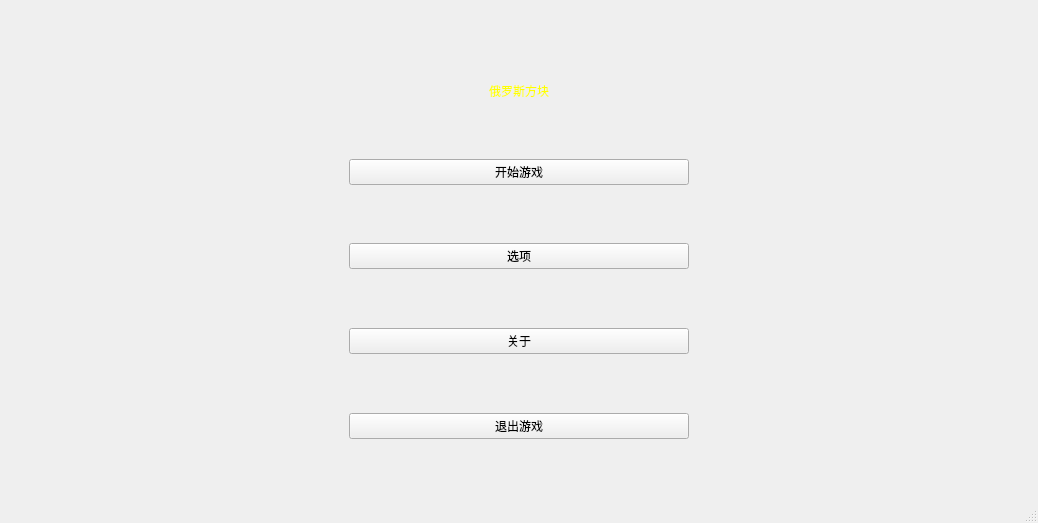
<?xml version="1.0" encoding="UTF-8"?>
<ui version="4.0">
 <class>MainWindow</class>
 <widget class="QMainWindow" name="MainWindow">
  <property name="geometry">
   <rect>
    <x>0</x>
    <y>0</y>
    <width>1038</width>
    <height>523</height>
   </rect>
  </property>
  <property name="windowTitle">
   <string>俄罗斯方块</string>
  </property>
  <property name="windowIcon">
   <iconset>
    <normaloff>:/PNG/buttonSquare_beige.png</normaloff>:/PNG/buttonSquare_beige.png</iconset>
  </property>
  <property name="styleSheet">
   <string notr="true">background-image: url(:/rescoures/buttonSquare_grey_pressed.png);</string>
  </property>
  <widget class="QWidget" name="centralwidget">
   <layout class="QHBoxLayout" name="horizontalLayout">
    <item>
     <spacer name="horizontalSpacer">
      <property name="orientation">
       <enum>Qt::Horizontal</enum>
      </property>
      <property name="sizeHint" stdset="0">
       <size>
        <width>40</width>
        <height>20</height>
       </size>
      </property>
     </spacer>
    </item>
    <item>
     <layout class="QVBoxLayout" name="verticalLayout">
      <property name="sizeConstraint">
       <enum>QLayout::SetMinAndMaxSize</enum>
      </property>
      <item>
       <spacer name="horizontalSpacer_3">
        <property name="orientation">
         <enum>Qt::Horizontal</enum>
        </property>
        <property name="sizeHint" stdset="0">
         <size>
          <width>40</width>
          <height>20</height>
         </size>
        </property>
       </spacer>
      </item>
      <item>
       <spacer name="verticalSpacer_2">
        <property name="orientation">
         <enum>Qt::Vertical</enum>
        </property>
        <property name="sizeHint" stdset="0">
         <size>
          <width>20</width>
          <height>40</height>
         </size>
        </property>
       </spacer>
      </item>
      <item>
       <widget class="QLabel" name="label">
        <property name="styleSheet">
         <string notr="true">background-image: url(:/PNG/barBack_verticalMid.png);</string>
        </property>
        <property name="text">
         <string>&lt;html&gt;&lt;head/&gt;&lt;body&gt;&lt;p align=&quot;center&quot;&gt;&lt;span style=&quot; color:#ffff00;&quot;&gt;俄罗斯方块&lt;/span&gt;&lt;/p&gt;&lt;/body&gt;&lt;/html&gt;</string>
        </property>
       </widget>
      </item>
      <item>
       <spacer name="verticalSpacer_4">
        <property name="orientation">
         <enum>Qt::Vertical</enum>
        </property>
        <property name="sizeHint" stdset="0">
         <size>
          <width>20</width>
          <height>40</height>
         </size>
        </property>
       </spacer>
      </item>
      <item>
       <widget class="QPushButton" name="pushButton">
        <property name="styleSheet">
         <string notr="true">background-image: url(:/rescoures/buttonSquare_beige.png);</string>
        </property>
        <property name="text">
         <string>开始游戏</string>
        </property>
       </widget>
      </item>
      <item>
       <spacer name="verticalSpacer_3">
        <property name="orientation">
         <enum>Qt::Vertical</enum>
        </property>
        <property name="sizeHint" stdset="0">
         <size>
          <width>20</width>
          <height>40</height>
         </size>
        </property>
       </spacer>
      </item>
      <item>
       <widget class="QPushButton" name="pushButton_2">
        <property name="styleSheet">
         <string notr="true">background-image: url(:/rescoures/buttonSquare_beige.png);</string>
        </property>
        <property name="text">
         <string>选项</string>
        </property>
       </widget>
      </item>
      <item>
       <spacer name="verticalSpacer_5">
        <property name="orientation">
         <enum>Qt::Vertical</enum>
        </property>
        <property name="sizeHint" stdset="0">
         <size>
          <width>20</width>
          <height>40</height>
         </size>
        </property>
       </spacer>
      </item>
      <item>
       <widget class="QPushButton" name="pushButton_3">
        <property name="styleSheet">
         <string notr="true">background-image: url(:/rescoures/buttonSquare_beige.png);</string>
        </property>
        <property name="text">
         <string>关于</string>
        </property>
       </widget>
      </item>
      <item>
       <spacer name="verticalSpacer_6">
        <property name="orientation">
         <enum>Qt::Vertical</enum>
        </property>
        <property name="sizeHint" stdset="0">
         <size>
          <width>20</width>
          <height>40</height>
         </size>
        </property>
       </spacer>
      </item>
      <item>
       <widget class="QPushButton" name="pushButton_4">
        <property name="styleSheet">
         <string notr="true">background-image: url(:/rescoures/buttonSquare_beige.png);</string>
        </property>
        <property name="text">
         <string>退出游戏</string>
        </property>
       </widget>
      </item>
      <item>
       <spacer name="verticalSpacer">
        <property name="orientation">
         <enum>Qt::Vertical</enum>
        </property>
        <property name="sizeHint" stdset="0">
         <size>
          <width>20</width>
          <height>40</height>
         </size>
        </property>
       </spacer>
      </item>
     </layout>
    </item>
    <item>
     <spacer name="horizontalSpacer_2">
      <property name="orientation">
       <enum>Qt::Horizontal</enum>
      </property>
      <property name="sizeHint" stdset="0">
       <size>
        <width>40</width>
        <height>20</height>
       </size>
      </property>
     </spacer>
    </item>
   </layout>
  </widget>
  <widget class="QMenuBar" name="menubar">
   <property name="geometry">
    <rect>
     <x>0</x>
     <y>0</y>
     <width>1038</width>
     <height>26</height>
    </rect>
   </property>
  </widget>
  <widget class="QStatusBar" name="statusbar"/>
 </widget>
 <resources/>
 <connections>
  <connection>
   <sender>pushButton_4</sender>
   <signal>clicked()</signal>
   <receiver>MainWindow</receiver>
   <slot>close()</slot>
   <hints>
    <hint type="sourcelabel">
     <x>551</x>
     <y>320</y>
    </hint>
    <hint type="destinationlabel">
     <x>551</x>
     <y>256</y>
    </hint>
   </hints>
  </connection>
 </connections>
</ui>
